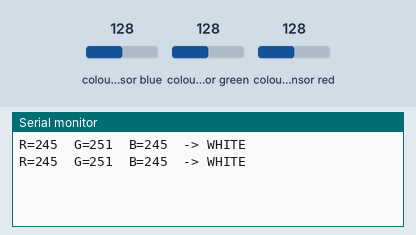
Recording of a sketch running on a simulated ESP32. On the bench: the last lines printed to the serial monitor. Wiring (inferred from the names in the program): TCS3200 colour sensor: output GPIO 23; S2 GPIO 21; S3 GPIO 22; S0 GPIO 18; S1 GPIO 19. The inputs (shaded band) are chosen by the test bench; at power-on: colour sensor blue 128, colour sensor green 128, colour sensor red 128.

Above: at 1.2 s.
1.3 s: colour sensor blue set to 5
At 2.3 s:
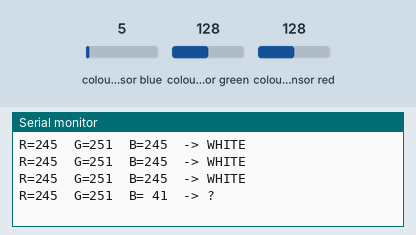
3.8 s: colour sensor green set to 5
At 4.4 s:
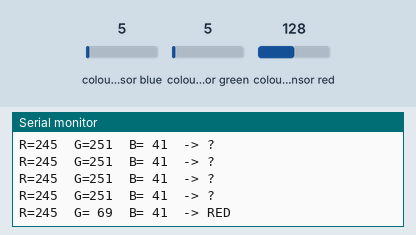
6.0 s: colour sensor red set to 5
At 6.7 s:
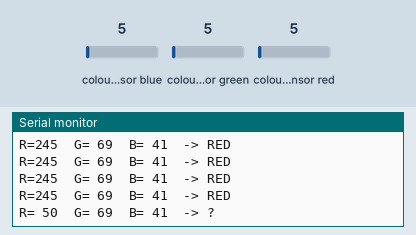
8.2 s: colour sensor blue set to 64
At 8.9 s:
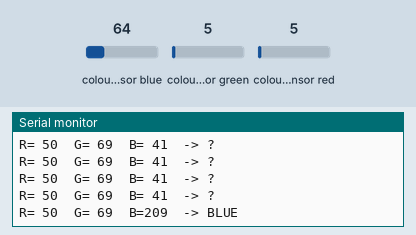
10.4 s: colour sensor green set to 64
At 11.1 s:
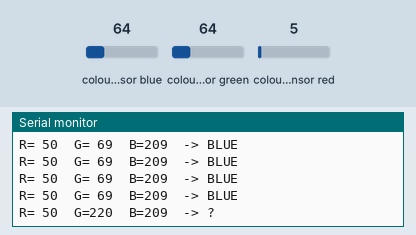
12.6 s: colour sensor red set to 33
At 13.3 s:
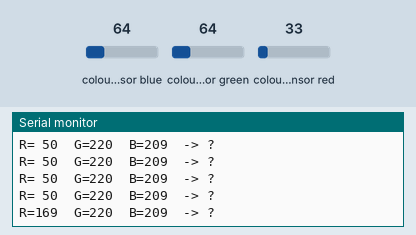

The sketch:

example.ino
```cpp
// Reads RGB pulse widths on an ESP32, normalizes them using user-supplied calibration ranges to 0–255, and heuristically assigns a color name.
//
// Buy this module: https://shillehtek.com/products/gy-31-tcs3200-rgb-color-recognition-sensor-for-arduino-projects
// Full manual: https://shillehtek.com/blogs/shillehtek-product-manuals/gy-31-tcs3200-rgb-color-recognition-sensor-for-arduino-projects-manual
// More examples: https://github.com/shillehbean/shillehtek-examples
//

// ESP32 + TCS3200: read R/G/B and guess a color name
// Calibrate MIN/MAX values by holding white and black under the sensor and
// noting the printed values, then update the constants below.

const int S0 = 18, S1 = 19, S2 = 21, S3 = 22, OUT = 23;

// Calibration -- replace with your own readings
const int R_MIN = 30, R_MAX = 250;
const int G_MIN = 35, G_MAX = 270;
const int B_MIN = 30, B_MAX = 240;

void setup() {
  Serial.begin(115200);
  pinMode(S0, OUTPUT); pinMode(S1, OUTPUT);
  pinMode(S2, OUTPUT); pinMode(S3, OUTPUT);
  pinMode(OUT, INPUT);
  digitalWrite(S0, HIGH); digitalWrite(S1, LOW);  // 20% scaling
}

int read(int s2, int s3) {
  digitalWrite(S2, s2); digitalWrite(S3, s3);
  delay(50);
  return pulseIn(OUT, LOW);
}

int normalize(int v, int lo, int hi) {
  int n = map(v, lo, hi, 255, 0);
  return constrain(n, 0, 255);
}

void loop() {
  int r = normalize(read(LOW,  LOW),  R_MIN, R_MAX);
  int g = normalize(read(HIGH, HIGH), G_MIN, G_MAX);
  int b = normalize(read(LOW,  HIGH), B_MIN, B_MAX);

  String name = "?";
  if (r > 180 && g < 100 && b < 100) name = "RED";
  else if (g > 150 && r < 120 && b < 120) name = "GREEN";
  else if (b > 150 && r < 120 && g < 150) name = "BLUE";
  else if (r > 200 && g > 200 && b > 200) name = "WHITE";
  else if (r < 60 && g < 60 && b < 60)    name = "BLACK";

  Serial.printf("R=%3d  G=%3d  B=%3d  -> %s\n", r, g, b, name.c_str());
  delay(400);
}
```

Measured:
- after the input at 1.3 s, the serial monitor: prints a new line after 0.50 s (image 1)
- after the input at 3.8 s, the serial monitor: prints a new line after 0.21 s (image 2)
- after the input at 6.0 s, the serial monitor: prints a new line after 0.21 s (image 3)
- after the input at 8.2 s, the serial monitor: prints a new line after 0.22 s (image 4)
- after the input at 10.4 s, the serial monitor: prints a new line after 0.22 s (image 5)
- after the input at 12.6 s, the serial monitor: prints a new line after 0.22 s (image 6)
